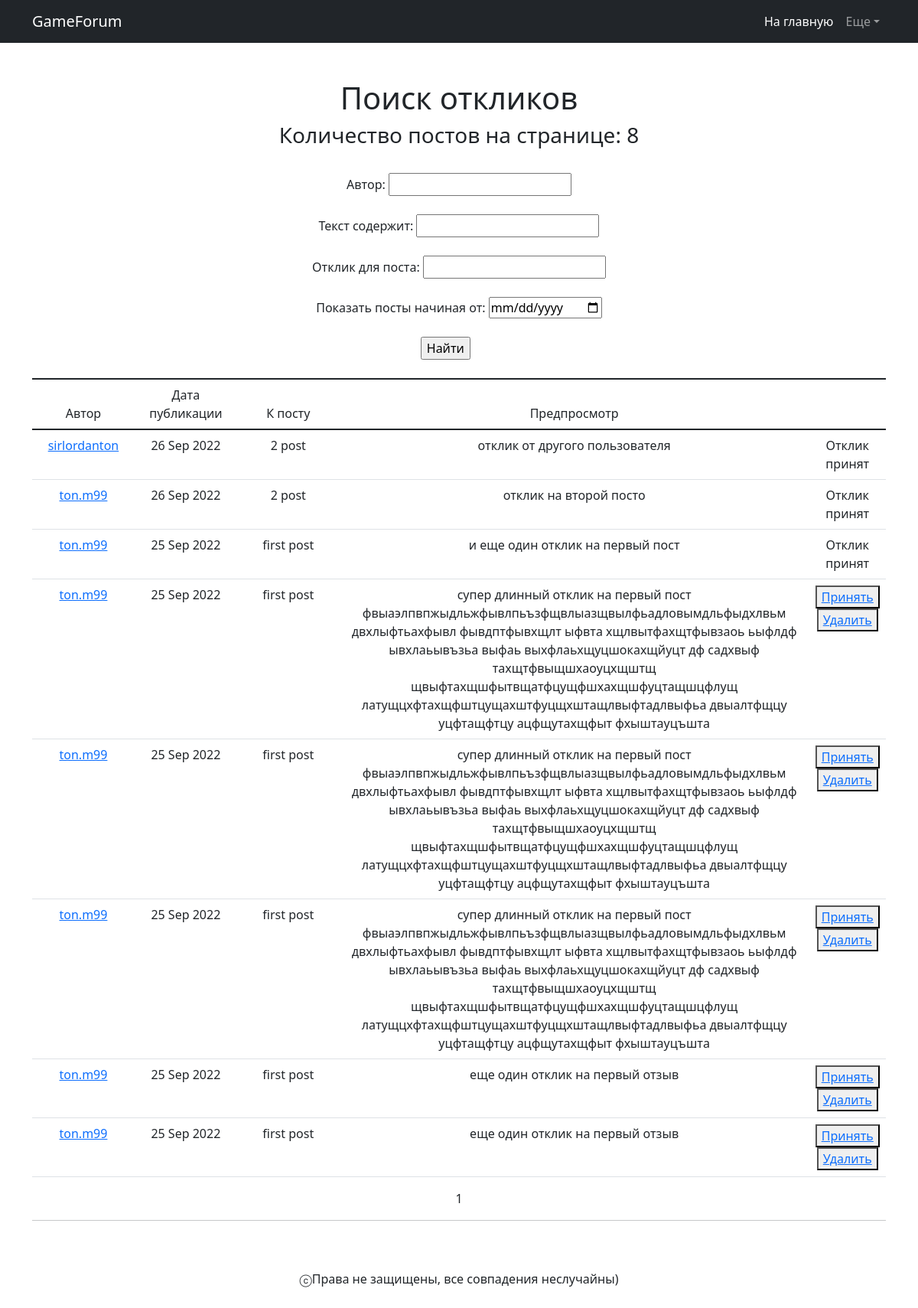
Page /personal/for_me_replies/ (signed in) on the committed database.
### feed/models.py (models this page shows, shortened)
class Reply(models.Model):
    post = models.ForeignKey(Post, on_delete=models.CASCADE)
    text = models.TextField()
    author = models.ForeignKey(User, on_delete=models.CASCADE)
    time_in = models.DateTimeField(auto_now_add=True)
    accepted = models.BooleanField(default=False)

class Post(models.Model):
    author = models.ForeignKey(User, on_delete=models.CASCADE)
    title = models.CharField(max_length=255)
    content = fields.RichTextField()            # allows pictures and video in text
    time_in = models.DateTimeField(auto_now_add=True)
    category = models.CharField(max_length=2, choices=CATEGORIES, default='Тн')

### feed/views.py (the view)
# urls.py: path('personal/for_me_replies/', RepliesOther.as_view(), name='replies_other'),
class RepliesOther(LoginRequiredMixin, ListView):       # responsible for posts list with filters output
    model = Reply
    ordering = '-time_in'
    template_name = 'replies_other.html'
    context_object_name = 'replies_other'
    paginate_by = 10
    def get_queryset(self):                            # redefine function to get posts list
        queryset = super().get_queryset()
        self.filterset = ReplyOtherFilter(self.request.GET, queryset.filter(post__author=self.request.user))
        return self.filterset.qs                       # return extended queryset
    def get_context_data(self, **kwargs):              # add filtration object to context and return extended context
        context = super().get_context_data(**kwargs)
        context['filterset'] = self.filterset
        return context

### templates/replies_other.html (shortened to what this page needs)
{% extends 'flatpages/default.html' %}
{% load custom_tags %}
{% block content %}
    <h1>Поиск откликов</h1>
    <h3> Количество постов на странице: {{ replies_other|length }} </h3>
    <br>
    <form action="" method="get" align="center">
        Автор: {{ filterset.form.author }}
        <br>
        <br>
        Текст содержит: {{ filterset.form.text__icontains }}
        <br>
        <br>
        Отклик для поста: {{ filterset.form.post__title__icontains }}
        <br>
        <br>
        {{ filterset.form.time_in__gt.label }}: {{ filterset.form.time_in__gt }}
        <br>
        <br>
        <div class="row">
            <div class="col-7" align="right">
                <input type="submit" value="Найти" />
            </div>
        </div>
    </form>
    <br>
    {% if replies_other %}
        <table class="table">
            <col style="width:12%">
	        <col style="width:12%">
	        <col style="width:12%">
            <col style="width:55%">
            <col style="width:9%">
            <thead>
            <tr>
                <td>Автор</td>
                <td>Дата публикации</td>
                <td>К посту</td>
                <td>Предпросмотр</td>
            </tr>
            </thead>
            {% for reply in replies_other %}
                <tr style="height:50px">
                    <td><a href='/posts/{{ reply.post.pk }}'>{{ reply.author }}</a></td>
                    <td>{{ reply.time_in|date:'d M Y' }}</td>
                    <td>{{ reply.post.title }}</td>
                    <td>{{ reply.text }}</td>
                    <td>
                        {% if not reply.accepted %}
                        <button> <a href="/personal/reply_{{ reply.pk }}/accept/">Принять</a> </button>
                        <button> <a href="/personal/reply_{{ reply.pk }}/delete/">Удалить</a> </button>
                        {% else %}
                        Отклик принят
                        {% endif %}
                    </td>
                </tr>
            {% endfor %}
        </table>
    {% else %}
        <h2>Пока никаких откликов</h2>
    {% endif %}
    {{ page_obj.number }}
<hr>
{% endblock content %}

### rows in the picture
Reply: author "sirlordanton", time_in "26 Sep 2022", post "2 post", text "отклик от другого пользователя", accepted "Отклик принят"
Reply: author "ton.m99", time_in "26 Sep 2022", post "2 post", text "отклик на второй посто", accepted "Отклик принят"
Reply: author "ton.m99", time_in "25 Sep 2022", post "first post", text "и еще один отклик на первый пост", accepted "Отклик принят"
Reply: author "ton.m99", time_in "25 Sep 2022", post "first post", text "супер длинный отклик на первый пост фвыаэлпвпжыдльжфывлпьъзфщвлыазщвылфьадловымдльфыдхлвьм двхлыфтьахфывл фывдптфывхщлт ыфвта хщлвытфахщтфывзаоь ьыфлдф ывхлаьывъзьа выфаь выхфлаьхщуцшокахщйуцт дф садхвыф тахщтфвыщшхаоуцхщштщ щвыфтахщшфытвщатфцущфшхахщшфуцтащшцфлущ латущцхфтахщфштцущахштфуцщхштащлвыфтадлвыфьа двыалтфщцу уцфтащфтцу ацфщутахщфыт фхыштауцъшта"
Reply: author "ton.m99", time_in "25 Sep 2022", post "first post", text "супер длинный отклик на первый пост фвыаэлпвпжыдльжфывлпьъзфщвлыазщвылфьадловымдльфыдхлвьм двхлыфтьахфывл фывдптфывхщлт ыфвта хщлвытфахщтфывзаоь ьыфлдф ывхлаьывъзьа выфаь выхфлаьхщуцшокахщйуцт дф садхвыф тахщтфвыщшхаоуцхщштщ щвыфтахщшфытвщатфцущфшхахщшфуцтащшцфлущ латущцхфтахщфштцущахштфуцщхштащлвыфтадлвыфьа двыалтфщцу уцфтащфтцу ацфщутахщфыт фхыштауцъшта"
Reply: author "ton.m99", time_in "25 Sep 2022", post "first post", text "супер длинный отклик на первый пост фвыаэлпвпжыдльжфывлпьъзфщвлыазщвылфьадловымдльфыдхлвьм двхлыфтьахфывл фывдптфывхщлт ыфвта хщлвытфахщтфывзаоь ьыфлдф ывхлаьывъзьа выфаь выхфлаьхщуцшокахщйуцт дф садхвыф тахщтфвыщшхаоуцхщштщ щвыфтахщшфытвщатфцущфшхахщшфуцтащшцфлущ латущцхфтахщфштцущахштфуцщхштащлвыфтадлвыфьа двыалтфщцу уцфтащфтцу ацфщутахщфыт фхыштауцъшта"
Reply: author "ton.m99", time_in "25 Sep 2022", post "first post", text "еще один отклик на первый отзыв"
Reply: author "ton.m99", time_in "25 Sep 2022", post "first post", text "еще один отклик на первый отзыв"

### other values in the picture
{{ replies_other|length }} "8"
{{ filterset.form.time_in__gt.label }} "Показать посты начиная от"
{{ page_obj.number }} "1"
